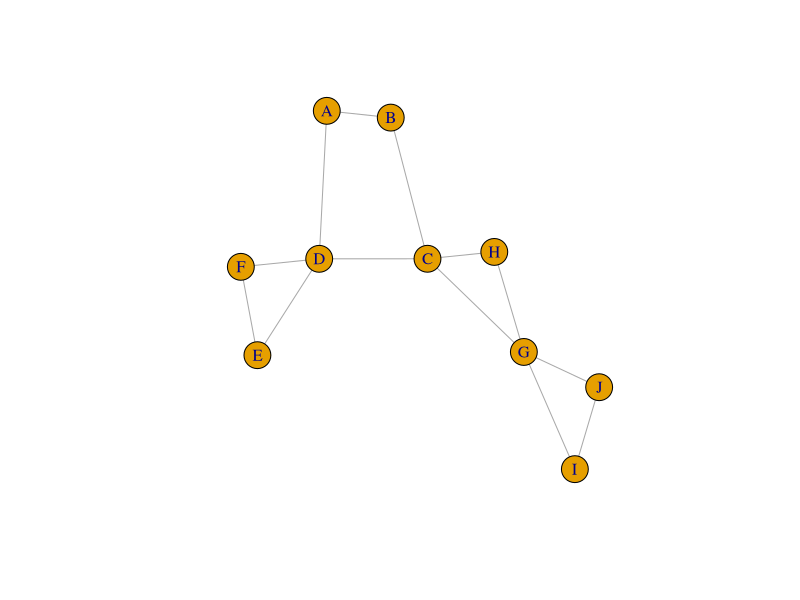
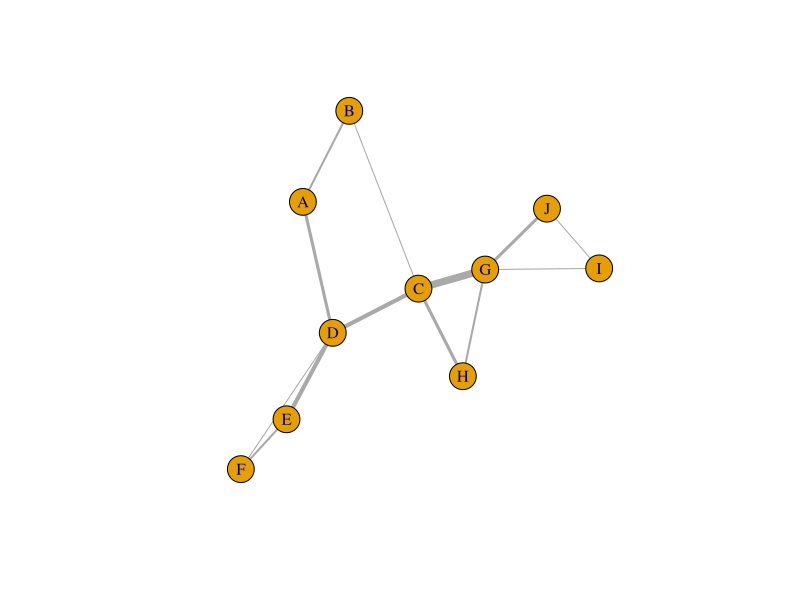
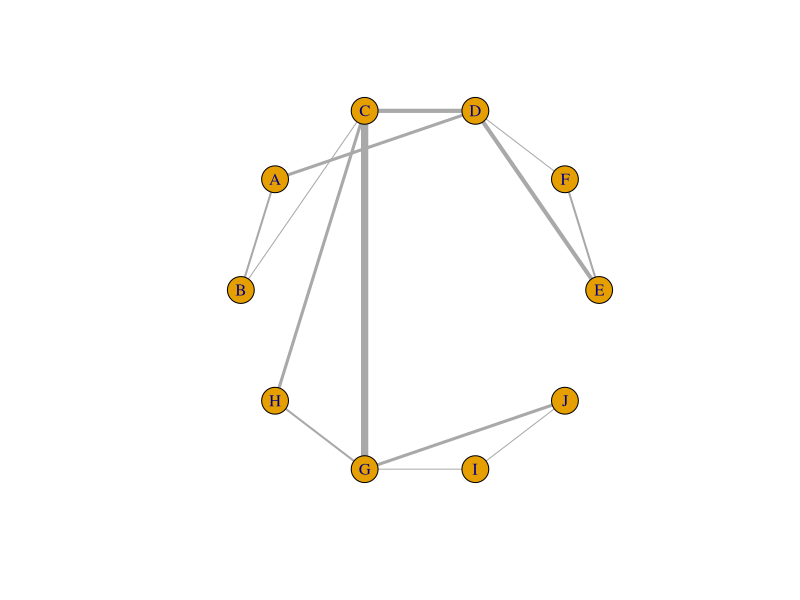
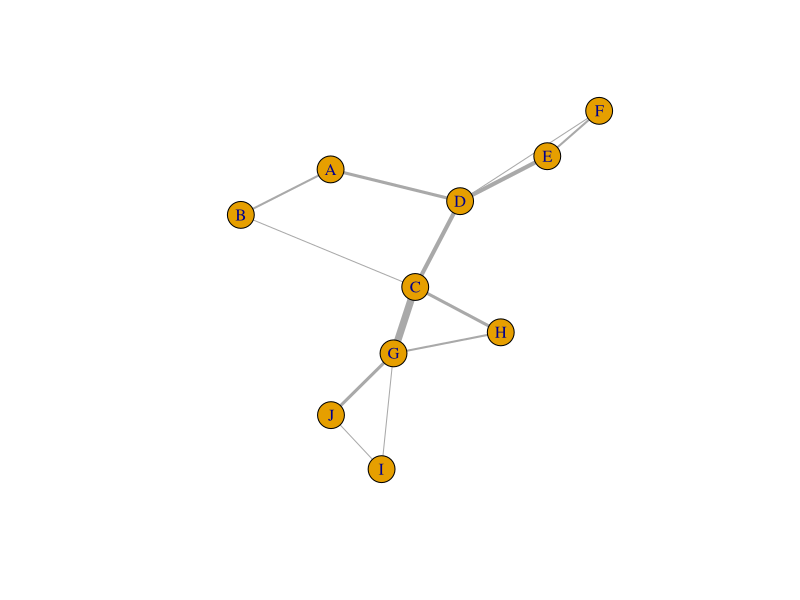
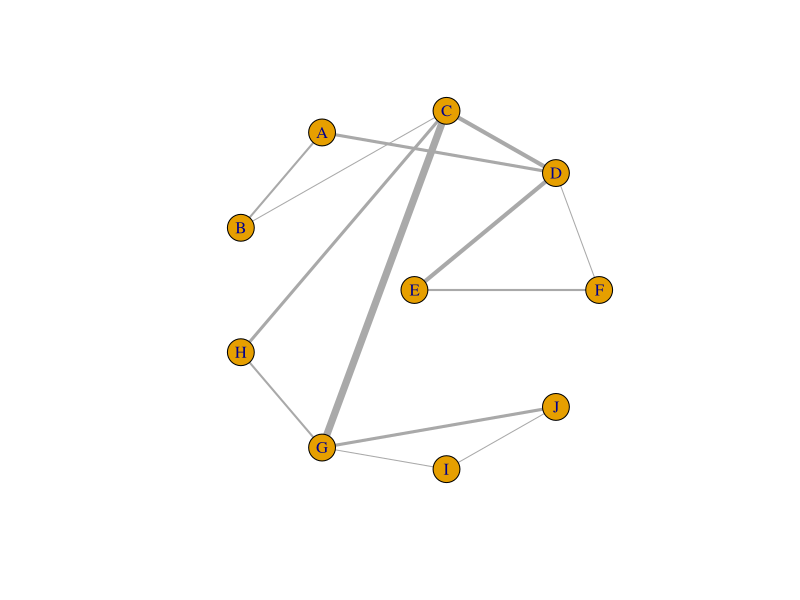
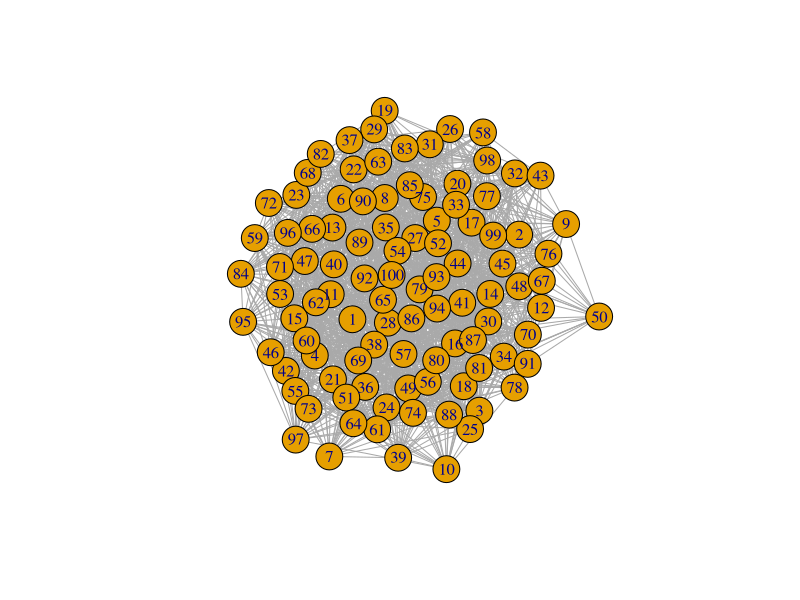
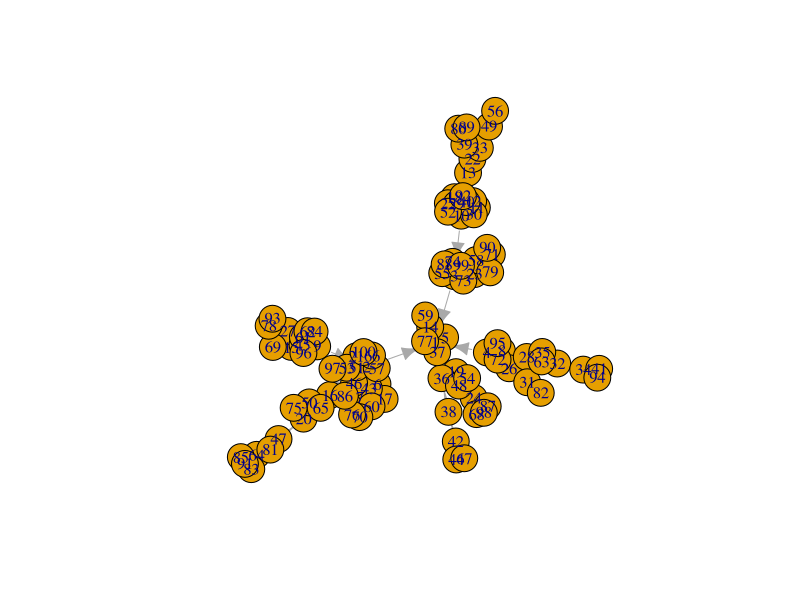
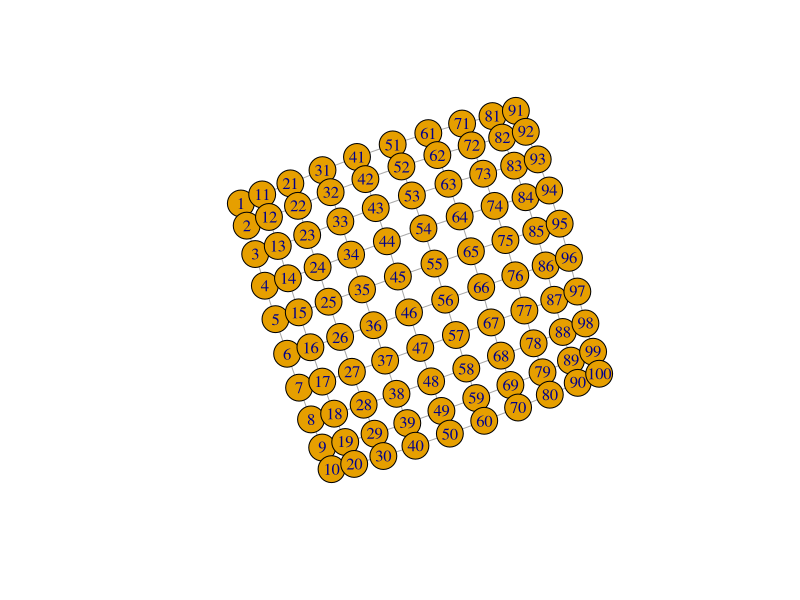

Write the R code that produced these figures, in order.
## ---- chunk 1
library(igraph)

## ---- chunk 2
mygraph <- graph(edges= c("E","F", "E","D", "F","D", "D","C", "D","A", "A","B", "B","C", "C","H", "C","G", "G","H", "G","I", "G","J", "I","J"), directed=FALSE)
plot(mygraph) #A simple graph of the network
## ---- chunk 3
mygraph
## ---- chunk 4
V(mygraph)
## ---- chunk 5
E(mygraph)
## ---- chunk 6
E(mygraph)$weight <-c(2,4,1,4,3,2,1,3,7,2,1,3,1)
E(mygraph)$weight 
## ---- chunk 7
plot(mygraph,edge.width=E(mygraph)$weight) 
## ---- chunk 8
plot(mygraph,edge.width=E(mygraph)$weight, layout=layout.circle) 
## ---- chunk 9
plot(mygraph,edge.width=E(mygraph)$weight, layout=layout.fruchterman.reingold) 
## ---- chunk 10

plot(mygraph,edge.width=E(mygraph)$weight, layout=layout.star) 
## ---- chunk 11
degree(mygraph)
## ---- chunk 12
get_degrees = function(g) {
adj = get.adjacency(g) #Converting the graph to an adjacency matrix.
acc = rep(NA,nrow(adj))#Creating an empty vector with the same length as the number of vertices
names(acc)<-rownames(adj)#Naming the vector elements with the same names as the vertices.
for (i in 1:nrow(adj)) { #Using a for-loop
      acc[i] = sum(adj[i,])
}
return(acc)
}

get_degrees(mygraph)
## ---- chunk 13
erdos = erdos.renyi.game(100, p = 0.3)
plot(erdos)
## ---- chunk 14
barabasi = barabasi.game(100)
plot(barabasi)
## ---- chunk 15
lat = make_lattice(dimvector = c(10,10))
plot(lat)
## ---- chunk 16
  plot(sort(degree(erdos), decreasing = T), type="l")
## ---- chunk 17
  plot(sort(degree(barabasi), decreasing = T), type="l")
## ---- chunk 18
  plot(sort(degree(lat), decreasing = T), type="l")
